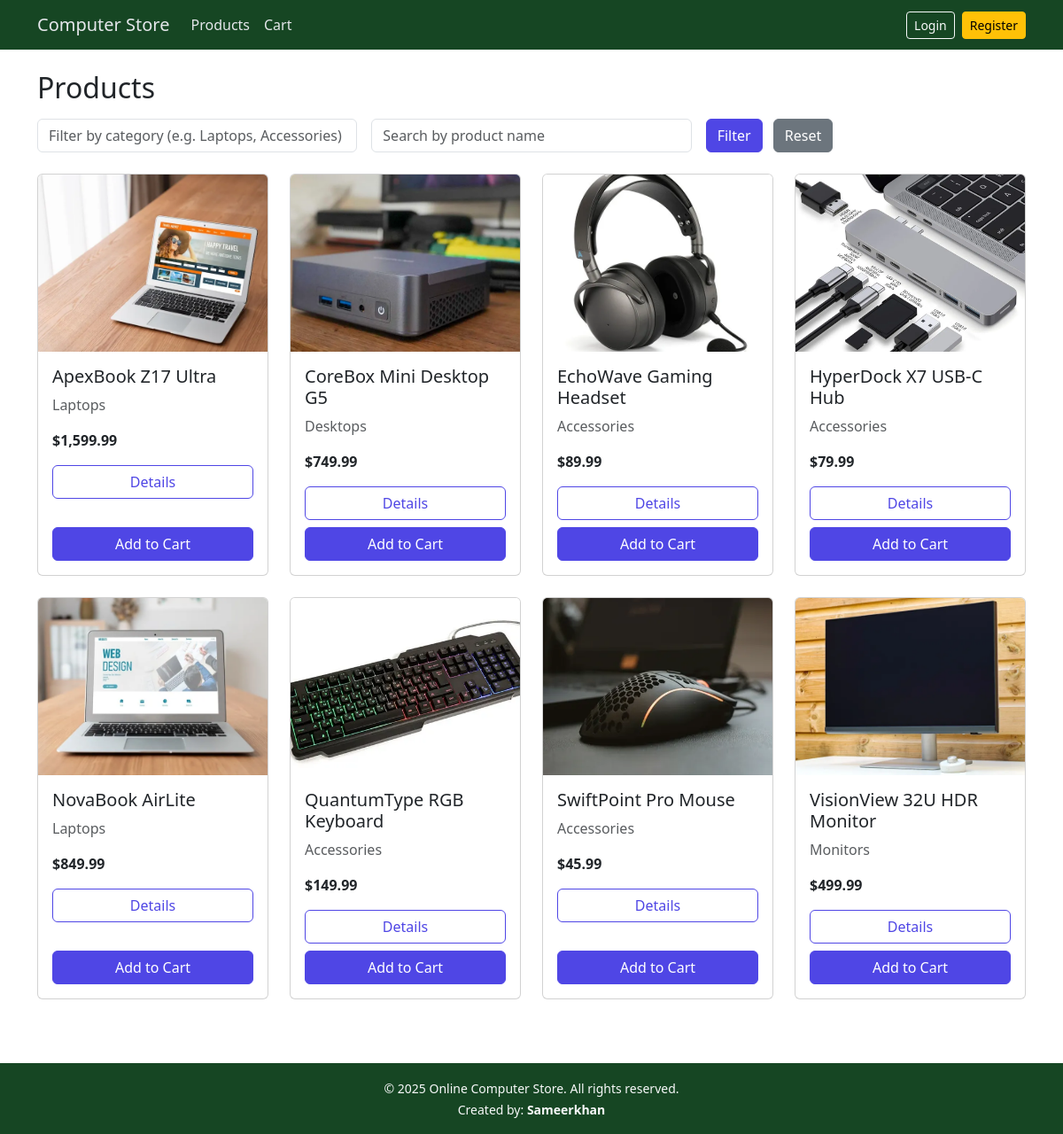
/products.php, run on the app's committed database.
### tables this page shows
CREATE TABLE IF NOT EXISTS products (
    id INT AUTO_INCREMENT PRIMARY KEY,
    name VARCHAR(150) NOT NULL,
    category VARCHAR(100) NOT NULL,
    price DECIMAL(10,2) NOT NULL,
    stock INT NOT NULL DEFAULT 0,
    image VARCHAR(255),
    description TEXT,
    created_at TIMESTAMP DEFAULT CURRENT_TIMESTAMP
);

### config.php (called while the page is built, shortened)
<?php
function isLoggedIn() {
    return isset($_SESSION['user_id']);
}
?>

### products.php (the view, shortened to what this page needs)
<?php include "header.php"; ?>
<h2 class="mb-3">Products</h2>
<form class="row g-3 mb-4" method="get">
  <div class="col-md-4">
    <input type="text" name="category" class="form-control"
           placeholder="Filter by category (e.g. Laptops, Accessories)"
           value="<?php echo isset($_GET['category']) ? htmlspecialchars($_GET['category']) : ''; ?>">
  </div>
  <div class="col-md-4">
    <input type="text" name="search" class="form-control"
           placeholder="Search by product name"
           value="<?php echo isset($_GET['search']) ? htmlspecialchars($_GET['search']) : ''; ?>">
  </div>
  <div class="col-md-4">
    <button class="btn btn-primary" type="submit">Filter</button>
    <a href="products.php" class="btn btn-secondary ms-2">Reset</a>
  </div>
</form>
<div class="row">
<?php
$sql = "SELECT * FROM products";
$sql .= " ORDER BY name ASC";
if ($stmt = $conn->prepare($sql)) {
    $stmt->execute();
    $result = $stmt->get_result();
} else {
    $result = $conn->query("SELECT * FROM products ORDER BY name ASC");
}
if ($result && $result->num_rows > 0):
  while ($p = $result->fetch_assoc()):
?>
  <div class="col-md-3 mb-4">
    <div class="card h-100">
      <?php if (!empty($p['image'])): ?>
        <img src="<?php echo htmlspecialchars($p['image']); ?>" class="card-img-top" alt="<?php echo htmlspecialchars($p['name']); ?>">
      <?php else: ?>
        <div class="placeholder-image card-img-top d-flex align-items-center justify-content-center">
          <span>No Image</span>
        </div>
      <?php endif; ?>
      <div class="card-body d-flex flex-column">
        <h5 class="card-title"><?php echo htmlspecialchars($p['name']); ?></h5>
        <p class="card-text text-muted"><?php echo htmlspecialchars($p['category']); ?></p>
        <p class="card-text fw-bold mb-3">$<?php echo number_format($p['price'], 2); ?></p>
        <a href="product.php?id=<?php echo $p['id']; ?>" class="btn btn-outline-primary mb-2">Details</a>
        <form method="post" action="cart.php" class="mt-auto">
          <button type="submit" class="btn btn-primary w-100">Add to Cart</button>
        </form>
      </div>
    </div>
  </div>
<?php
  endwhile;
else:
  echo "<p>No products found.</p>";
endif;
?>
</div>
<?php include "footer.php"; ?>

### header.php (shortened to what this page needs)
<?php
require_once __DIR__ . "/config.php";
?>
<!DOCTYPE html>
<html lang="en">
<head>
    <link href="https://cdn.jsdelivr.net/npm/bootstrap@5.3.3/dist/css/bootstrap.min.css" rel="stylesheet">
    <link rel="stylesheet" href="assets/css/style.css">
</head>
<body>
<nav class="navbar navbar-expand-lg navbar-dark bg-dark mb-4">
  <div class="container">
    <a class="navbar-brand" href="index.php">Computer Store</a>
    <div class="collapse navbar-collapse" id="mainNavbar">
      <ul class="navbar-nav me-auto mb-2 mb-lg-0">
        <li class="nav-item"><a class="nav-link" href="products.php">Products</a></li>
        <li class="nav-item"><a class="nav-link" href="cart.php">Cart</a></li>
      </ul>
      <ul class="navbar-nav ms-auto">
        <?php if (isLoggedIn()): ?>
            <li class="nav-item">
                <span class="navbar-text me-2">
                    Hello, <?php echo htmlspecialchars(currentUserName()); ?>!
                </span>
            </li>
            <li class="nav-item"><a class="btn btn-outline-light btn-sm" href="logout.php">Logout</a></li>
        <?php else: ?>
            <li class="nav-item me-2"><a class="btn btn-outline-light btn-sm" href="login.php">Login</a></li>
            <li class="nav-item"><a class="btn btn-warning btn-sm" href="register.php">Register</a></li>
        <?php endif; ?>
      </ul>
    </div>
  </div>
</nav>
<div class="container mb-5">

### footer.php (shortened to what this page needs)
</div>
<footer class="bg-dark text-light py-3 mt-auto">
  <div class="container text-center">
    <small>&copy; <?php echo date('Y'); ?> Online Computer Store. All rights reserved.
           <br>Created by: <strong>Sameerkhan</strong>
    </small>
  </div>
</footer>
</body>
</html>

### assets/css/style.css (style rules this page uses)
body { min-height: 100vh; display: flex; flex-direction: column; }
.bg-dark { background-color: #164623 !important; }
.navbar-dark .navbar-brand, .navbar-dark .nav-link, .navbar-dark .navbar-text { color: #e5e7eb !important; }
.btn-primary { background-color: #4f46e5 !important; border-color: #4f46e5 !important; }
.btn-outline-primary { color: #4f46e5 !important; border-color: #4f46e5 !important; }
a { color: #4f46e5; }
.card-img-top { object-fit: cover; height: 200px; }
footer { margin-top: auto; }

### data on the page
products: image (picture), name "ApexBook Z17 Ultra", category "Laptops", price "1,599.99"
products: image (picture), name "CoreBox Mini Desktop G5", category "Desktops", price "749.99"
products: image (picture), name "EchoWave Gaming Headset", category "Accessories", price "89.99"
products: image (picture), name "HyperDock X7 USB-C Hub", category "Accessories", price "79.99"
products: image (picture), name "NovaBook AirLite", category "Laptops", price "849.99"
products: image (picture), name "QuantumType RGB Keyboard", category "Accessories", price "149.99"
products: image (picture), name "SwiftPoint Pro Mouse", category "Accessories", price "45.99"
products: image (picture), name "VisionView 32U HDR Monitor", category "Monitors", price "499.99"
